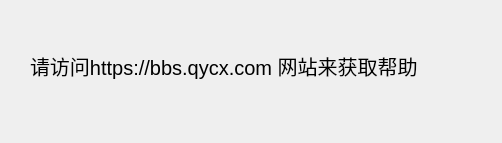
<?xml version="1.0" encoding="UTF-8"?>
<ui version="4.0">
 <class>WinSystemGuide</class>
 <widget class="QWidget" name="WinSystemGuide">
  <property name="geometry">
   <rect>
    <x>0</x>
    <y>0</y>
    <width>502</width>
    <height>143</height>
   </rect>
  </property>
  <property name="windowTitle">
   <string>WinSystemGuide</string>
  </property>
  <widget class="QLabel" name="label">
   <property name="geometry">
    <rect>
     <x>30</x>
     <y>50</y>
     <width>411</width>
     <height>31</height>
    </rect>
   </property>
   <property name="styleSheet">
    <string notr="true">font-size:20px</string>
   </property>
   <property name="text">
    <string>请访问https://bbs.qycx.com 网站来获取帮助</string>
   </property>
  </widget>
 </widget>
 <layoutdefault spacing="6" margin="11"/>
 <resources/>
 <connections/>
</ui>
